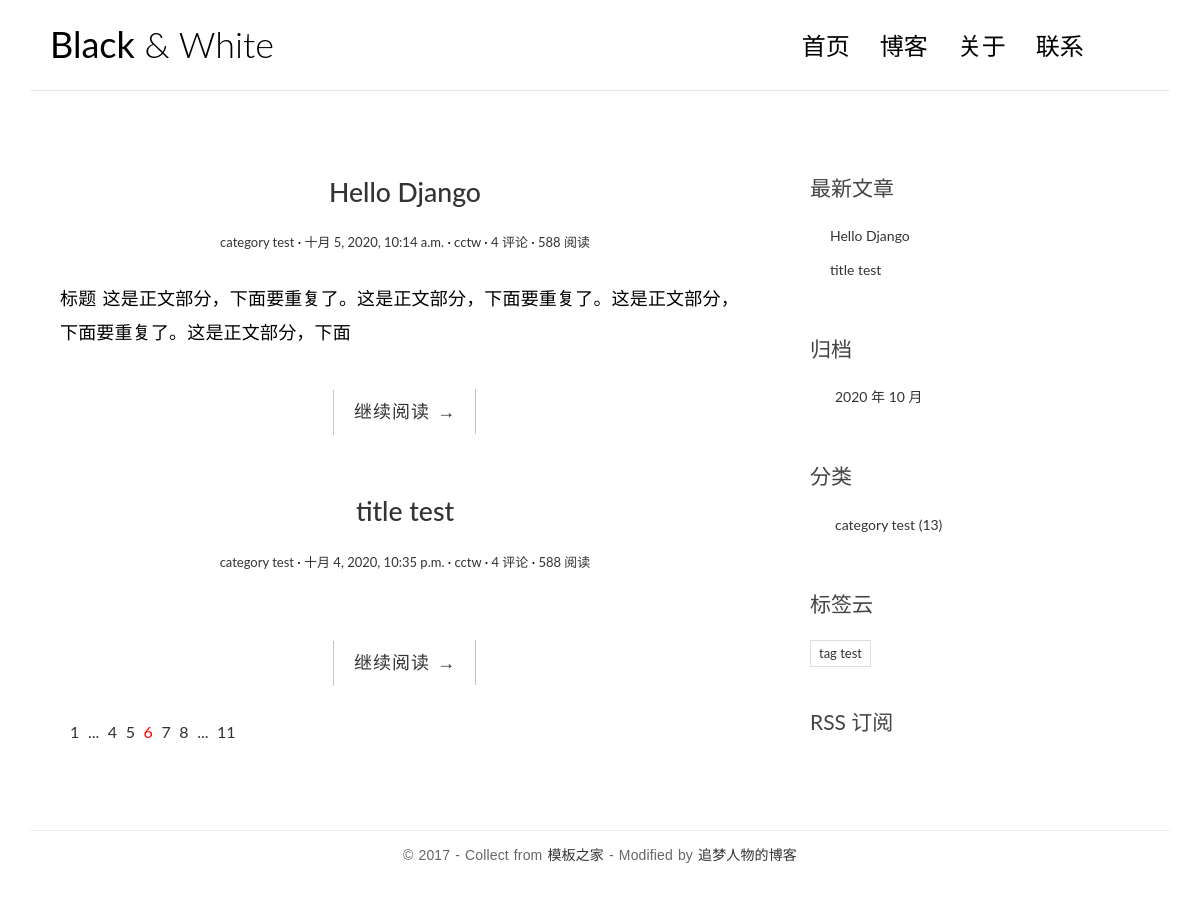
The page / on the database its author committed.
### blog/models.py (models this page shows, shortened)
class Post(models.Model):
    title = models.CharField('标题', max_length=70)
    body = models.TextField('正文')
    created_time = models.DateTimeField('创建时间', default=timezone.now)
    modified_time = models.DateTimeField('修改时间')
    excerpt = models.CharField('摘要',max_length=200, blank=True)
    category = models.ForeignKey(Category, verbose_name='分类', on_delete=models.CASCADE)
    tags = models.ManyToManyField(Tag, verbose_name='标签', blank=True)
    author = models.ForeignKey(User, verbose_name='作者', on_delete=models.CASCADE)
    def get_absolute_url(self):
        return reverse('blog:detail', kwargs={'pk': self.pk})
    class Meta:
        verbose_name = '文章'
        verbose_name_plural = verbose_name

class Category(models.Model):
    name = models.CharField(max_length=100)
    class Meta:
        verbose_name = '分类'
        verbose_name_plural = verbose_name
    def __str__(self):
        return self.name

class Tag(models.Model):
    name = models.CharField(max_length=100)
    class Meta:
        verbose_name = '标签'
        verbose_name_plural = verbose_name

### blog/views.py (the view)
# urls.py: path('', views.index, name='index'),
def index(request):
    post_list = Post.objects.all().order_by('-created_time')
    return render(request, 'blog/index.html', context={'post_list': post_list})

### blog/templatetags/blog_extras.py (called while the page is built)
@register.inclusion_tag('blog/inclusions/_recent_posts.html', takes_context=True)
def show_recent_posts(context, num=5):
    return {
        'recent_post_list': Post.objects.all().order_by('-created_time')[:num],
    }

@register.inclusion_tag('blog/inclusions/_archives.html', takes_context=True)
def show_archives(context):
    return {
        'date_list': Post.objects.dates('created_time', 'month', order='DESC'),
    }

@register.inclusion_tag('blog/inclusions/_categories.html', takes_context=True)
def show_categories(context):
    return {
        'category_list': Category.objects.all(),
    }

@register.inclusion_tag('blog/inclusions/_tags.html', takes_context=True)
def show_tags(context):
    return {
        'tag_list': Tag.objects.all(),
    }

### templates/blog/index.html
{% extends 'base.html' %}
{% block main %}
    {% for post in post_list %}
        <article class="post post-{{ post.pk }}">
            <header class="entry-header">
                <h1 class="entry-title">
                    <a href="{{ post.get_absolute_url }}">{{ post.title }}</a>
                </h1>
                <div class="entry-meta">
                    <span class="post-category"><a href="#">{{ post.category }}</a></span>
                    <span class="post-date"><a href="#"><time class="entry-date"
                                                            datetime="{{ post.created_time }}">{{ post.created_time }}</time></a></span>
                    <span class="post-author"><a href="#">{{ post.author }}</a></span>
                    <span class="comments-link"><a href="#">4 评论</a></span>
                    <span class="views-count"><a href="#">588 阅读</a></span>
                </div>
            </header>
            <div class="entry-content clearfix">
                <p>{{ post.excerpt }}</p>
                <div class="read-more cl-effect-14">
                    <a href="{{ post.get_absolute_url }}" class="more-link">继续阅读 <span class="meta-nav">→</span></a>
                </div>
            </div>
        </article>
    {% empty %}
        <div class="no-post">暂时还没有发布的文章！</div>
    {% endfor %}
    <div class="pagination">
        <ul>
            <li><a href="">1</a></li>
            <li><a href="">...</a></li>
            <li><a href="">4</a></li>
            <li><a href="">5</a></li>
            <li class="current"><a href="">6</a></li>
            <li><a href="">7</a></li>
            <li><a href="">8</a></li>
            <li><a href="">...</a></li>
            <li><a href="">11</a></li>
        </ul>
    </div>
{% endblock main %}

### templates/blog/inclusions/_recent_posts.html
<div class="widget widget-recent-posts">
  <h3 class="widget-title">最新文章</h3>
  <ul>
    {% for post in recent_post_list %}
      <li>
        <a href="{{ post.get_absolute_url }}">{{ post.title }}</a>
      </li>
    {% empty %}
      暂无文章！
    {% endfor %}
  </ul>
</div>

### templates/blog/inclusions/_categories.html
<div class="widget widget-category">
  <h3 class="widget-title">分类</h3>
  <ul>
    {% for category in category_list %}
      <li>
        <a href="{% url 'blog:category' category.pk %}">{{ category.name }} <span class="post-count">(13)</span></a>
      </li>
    {% empty %}
      暂无分类！
    {% endfor %}
  </ul>
</div>

### templates/blog/inclusions/_tags.html
<div class="widget widget-tag-cloud">
  <h3 class="widget-title">标签云</h3>
  <ul>
    {% for tag in tag_list %}
      <li>
        <a href="{% url 'blog:tag' tag.pk %}">{{ tag.name }}</a>
      </li>
    {% empty %}
      暂无标签！
    {% endfor %}
  </ul>
</div>

### blog/static/blog/css/custom.css (style rules this page uses)
* { outline: none; }
h1, h2, h3, h4, h5, h6 { margin-top: 0; }
a { color: #333; }
body { color: #444; font-family: 'Lato', sans-serif; }
p { font-family: 'Ubuntu', sans-serif; font-weight: 400; word-spacing: 1px; letter-spacing: 0.01em; }
#single p, #page p { margin-bottom: 25px; }
.post { background: #fff; padding: 30px 30px 0; }
.entry-title { text-align: center; font-size: 1.9em; margin-bottom: 20px; line-height: 1.6; padding: 10px 20px 0; }
.entry-meta { text-align: center; color: #DDDDDD; font-size: 13px; margin-bottom: 30px; }
.entry-content { font-size: 18px; line-height: 1.9; font-weight: 300; color: #000; }
.post-category::after, .post-date::after, .post-author::after, .comments-link::after { content: ' ·'; color: #000; }
.read-more { font-family: 'Ubuntu', sans-serif; font-weight: 400; word-spacing: 1px; letter-spacing: 0.01em; text-align: center; margin-top: 20px; }
.cl-effect-14 a { padding: 0 20px; height: 45px; line-height: 45px; position: relative; display: inline-block; margin: 15px 25px; letter-spacing: 1px; font-weight: 400; text-shadow: 0 0 1px rgba(255, 255, 255, 0.3); }
.cl-effect-14 a::before, .cl-effect-14 a::after { position: absolute; width: 45px; height: 1px; background: #C3C3C3; content: ''; -webkit-transition: all 0.3s; -moz-transition: all 0.3s; transition: all 0.3s; pointer-events: none; }
.cl-effect-14 a::before { top: 0; left: 0; -webkit-transform: rotate(90deg); -moz-transform: rotate(90deg); transform: rotate(90deg); -webkit-transform-origin: 0 0; -moz-transform-origin: 0 0; transform-origin: 0 0; }
.cl-effect-14 a::after { right: 0; bottom: 0; -webkit-transform: rotate(90deg); -moz-transform: rotate(90deg); transform: rotate(90deg); -webkit-transform-origin: 100% 0; -moz-transform-origin: 100% 0; transform-origin: 100% 0; }
.widget { background: #fff; padding: 30px 0 0; }
.widget-title { font-size: 1.5em; margin-bottom: 20px; line-height: 1.6; padding: 10px 0 0; font-weight: 400; }
.widget-recent-posts ul { padding: 0; margin: 0; padding-left: 20px; }
.widget-recent-posts ul li { list-style-type: none; position: relative; line-height: 170%; margin-bottom: 10px; }
.widget-recent-posts ul li::before { content: '\f3d3'; font-family: "Ionicons"; position: absolute; left: -17px; top: 3px; font-size: 16px; color: #000; }
.widget-category ul { padding: 0; margin: 0; padding-left: 25px; }
.widget-category ul li { list-style-type: none; position: relative; line-height: 170%; margin-bottom: 10px; }
.widget-category ul li::before { content: '\f3fe'; font-family: "Ionicons"; position: absolute; left: -25px; top: 1px; font-size: 18px; color: #000; }
.widget-tag-cloud ul { padding: 0; margin: 0; margin-right: -10px; }
.widget-tag-cloud ul li { list-style-type: none; font-size: 13px; display: inline-block; margin-right: 10px; margin-bottom: 10px; padding: 3px 8px; border: 1px solid #ddd; }
.pagination ul { list-style: none; }
.pagination ul li { display: inline-block; font-size: 16px; margin-right: 5px; }
.current a { color: red; }

### rows shown on the page
Post: title "Hello Django", category "category test", created_time "十月 5, 2020, 10:14 a.m.", author "cctw", excerpt "标题 这是正文部分，下面要重复了。这是正文部分，下面要重复了。这是正文部分，下面要重复了。这是正文部分，下面"
Post: title "title test", category "category test", created_time "十月 4, 2020, 10:35 p.m.", author "cctw"
Category: name "category test"
Tag: name "tag test"

### other values the page prints
{{ date.year }} "2020"
{{ date.month }} "10"
